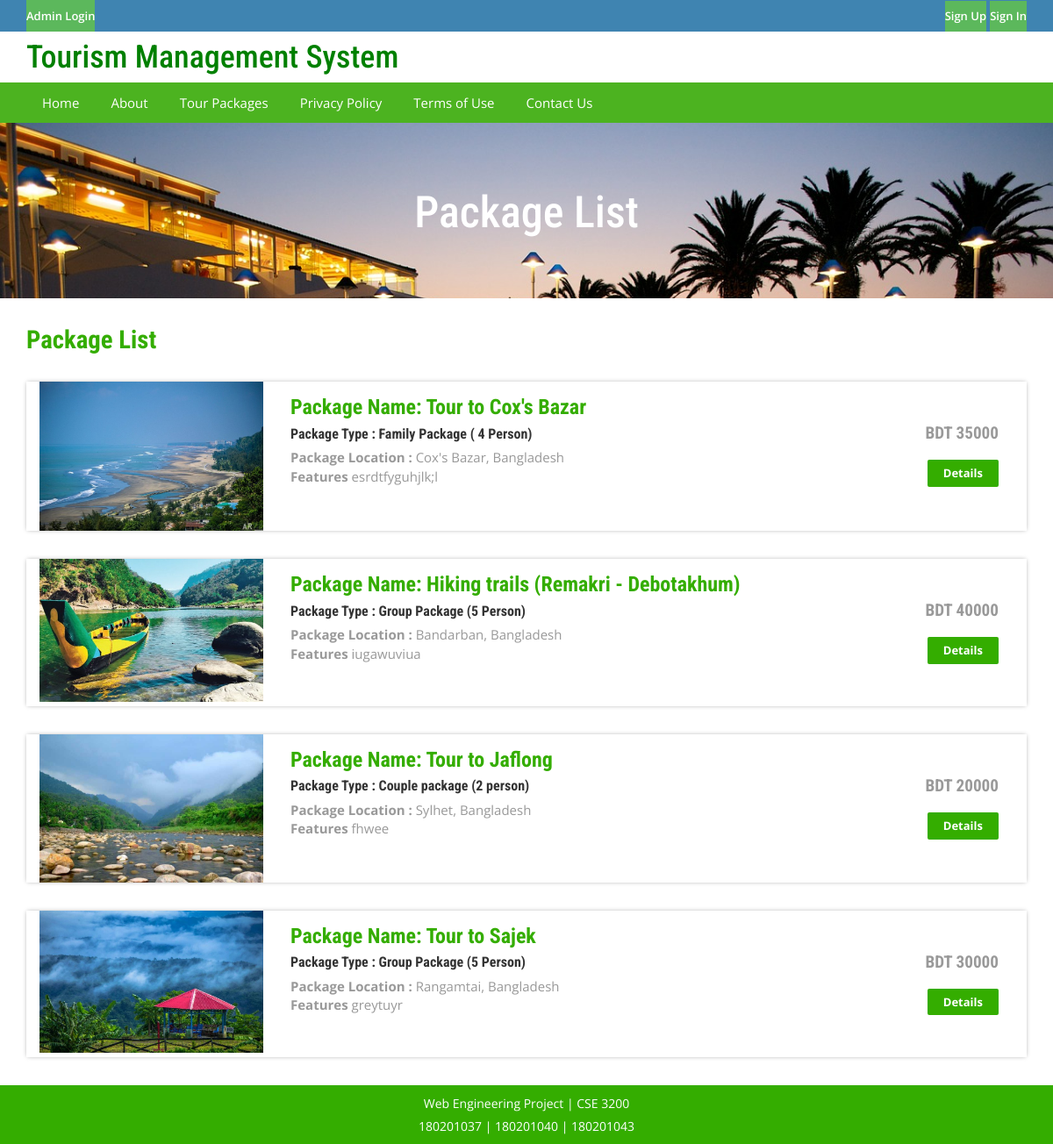
The page /tms_v5/package-list.php on the database its author committed.
### tables this page shows
CREATE TABLE `tbltourpackages` (
  `PackageId` int(11) NOT NULL,
  `PackageName` varchar(200) DEFAULT NULL,
  `PackageType` varchar(150) DEFAULT NULL,
  `PackageLocation` varchar(100) DEFAULT NULL,
  `PackagePrice` int(11) DEFAULT NULL,
  `PackageFetures` varchar(255) DEFAULT NULL,
  `PackageDetails` mediumtext DEFAULT NULL,
  `PackageImage` varchar(100) DEFAULT NULL,
  `Creationdate` timestamp NULL DEFAULT current_timestamp(),
  `UpdationDate` timestamp NULL DEFAULT NULL ON UPDATE current_timestamp()
);

### tms_v5/package-list.php (the view, shortened to what this page needs)
<?php
include('includes/config.php');
?>
<!DOCTYPE HTML>
<html>
<head>
<link href="css/bootstrap.css" rel='stylesheet' type='text/css' />
<link href="css/style.css" rel='stylesheet' type='text/css' />
<link href="css/font-awesome.css" rel="stylesheet">
<link href="css/animate.css" rel="stylesheet" type="text/css" media="all">
</head>
<body>
<?php include('includes/header.php');?>
<div class="banner-3">
	<div class="container">
		<h1 class="wow zoomIn animated animated" data-wow-delay=".5s" style="visibility: visible; animation-delay: 0.5s; animation-name: zoomIn;">Package List</h1>
	</div>
</div>
<div class="rooms">
	<div class="container">
		<div class="room-bottom">
			<h3>Package List</h3>
<?php $sql = "SELECT * from tbltourpackages";
$query = $dbh->prepare($sql);
$query->execute();
$results=$query->fetchAll(PDO::FETCH_OBJ);
if($query->rowCount() > 0)
{
foreach($results as $result)
{	?>
			<div class="rom-btm">
				<div class="col-md-3 room-left wow fadeInLeft animated" data-wow-delay=".5s">
					<img src="admin/pacakgeimages/<?php echo htmlentities($result->PackageImage);?>" class="img-responsive" alt="">
				</div>
				<div class="col-md-6 room-midle wow fadeInUp animated" data-wow-delay=".5s">
					<h4>Package Name: <?php echo htmlentities($result->PackageName);?></h4>
					<h6>Package Type : <?php echo htmlentities($result->PackageType);?></h6>
					<p><b>Package Location :</b> <?php echo htmlentities($result->PackageLocation);?></p>
					<p><b>Features</b> <?php echo htmlentities($result->PackageFetures);?></p>
				</div>
				<div class="col-md-3 room-right wow fadeInRight animated" data-wow-delay=".5s">
					<h5>BDT <?php echo htmlentities($result->PackagePrice);?></h5>
					<a href="package-details.php?pkgid=<?php echo htmlentities($result->PackageId);?>" class="view">Details</a>
				</div>
				<div class="clearfix"></div>
			</div>
<?php }} ?>
		</div>
	</div>
</div>
<?php include('includes/footer.php');?>
</body>
</html>

### tms_v5/css/style.css (style rules this page uses)
html, body { font-size: 100%; background: #fff; font-family: 'Open Sans', sans-serif; }
body a,.grid_1,plan_1,plan_1.one,plan_1.two,i.icon1, i.icon2, i.icon3, i.icon4, i.icon5, i.icon6 { transition:0.5s all; -webkit-transition:0.5s all; -moz-transition:0.5s all; -o-transition:0.5s all; -ms-transition:0.5s all; }
h1,h2,h3,h4,h5,h6 { margin:0; font-family: 'Roboto Condensed', sans-serif; }
p { margin:0; }
a.view { padding: 6px 18px; font-weight: 700; color: #fff; background-color: #34ad00; border: 0; font-size: 13px; border-radius: 2px; -webkit-transition: all .2s; -moz-transition: all .2s; transition: all .2s; margin-top: 20px; display: inline-block; }
.banner-3 { background: url(../images/6.jpg)no-repeat; background-size: cover; -webkit-background-size: cover; -o-background-size: cover; -ms-background-size: cover; -moz-background-size: cover; min-height:200px; }
.banner-3 h1 { font-size: 50px; margin-bottom: 40px; padding: 1.5em 0 0; text-align: center; color: #fff; }
.rom-btm { margin-top: 2em; box-shadow: 0px 0px 5px -1px rgba(0, 0, 0, 0.37); }
.room-bottom h3 { font-size: 1.8em; font-weight: 700; color: #34ad00; }
.room-bottom { padding: 2em 0; }
.rom-btm h4 { font-size: 1.5em; font-weight: 700; color: #34ad00; }
.rom-btm p { font-size: 15px; color: #999; }
.rom-btm h6 { font-size: 1em; font-weight: 700; margin: 0.5em 0; }
.room-right { text-align: right; padding: 3em 2em; }
.room-midle { padding: 1em; }
.rom-btm h5 { font-size: 1.2em; font-weight: 700; color: #999; }

### rows shown on the page
tbltourpackages: PackageImage (picture), PackageName "Tour to Cox's Bazar", PackageType "Family Package ( 4 Person)", PackageLocation "Cox's Bazar, Bangladesh", PackageFetures "esrdtfyguhjlk;l", PackagePrice "35000"
tbltourpackages: PackageImage (picture), PackageName "Hiking trails (Remakri - Debotakhum)", PackageType "Group Package (5 Person)", PackageLocation "Bandarban, Bangladesh", PackageFetures "iugawuviua", PackagePrice "40000"
tbltourpackages: PackageImage (picture), PackageName "Tour to Jaflong", PackageType "Couple package (2 person)", PackageLocation "Sylhet, Bangladesh", PackageFetures "fhwee", PackagePrice "20000"
tbltourpackages: PackageImage (picture), PackageName "Tour to Sajek", PackageType "Group Package (5 Person)", PackageLocation "Rangamtai, Bangladesh", PackageFetures "greytuyr", PackagePrice "30000"
